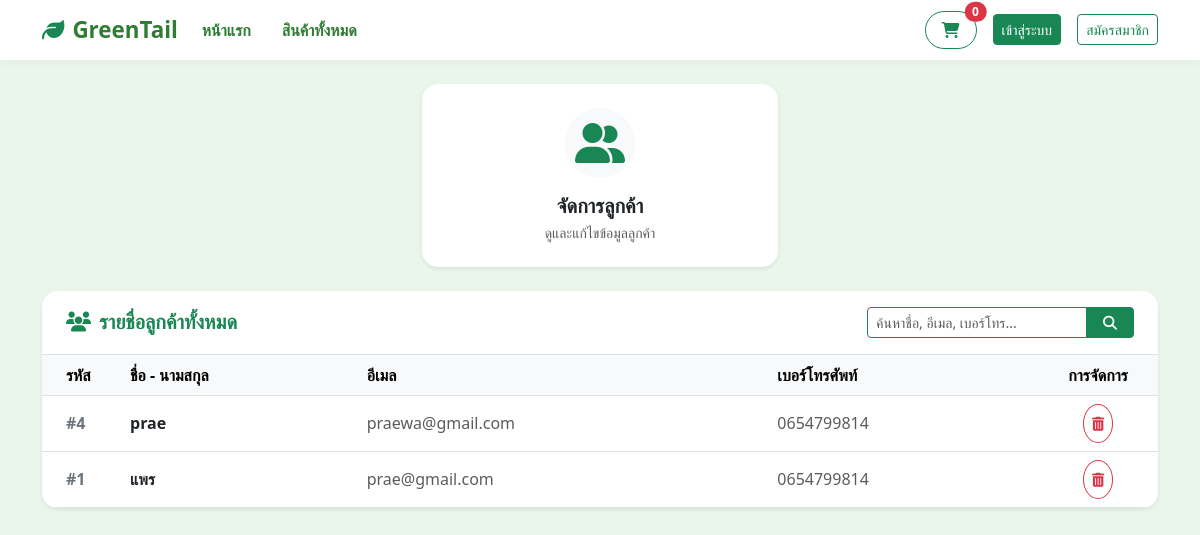
The page /customers.php on the database its author committed.
### tables this page shows
CREATE TABLE `users` (
  `user_id` int(11) NOT NULL,
  `username` varchar(50) NOT NULL,
  `email` varchar(100) NOT NULL,
  `password` varchar(255) NOT NULL,
  `phone` varchar(20) DEFAULT NULL,
  `address` text DEFAULT NULL,
  `role` enum('user','admin') DEFAULT 'user',
  `created_at` timestamp NOT NULL DEFAULT current_timestamp()
);

### customers.php (the view, shortened to what this page needs)
<?php
require 'db.php';
require 'header.php';
$search = trim($_GET['search'] ?? '');
$sql = "SELECT * FROM users";
$sql .= " ORDER BY user_id DESC";
$result = $conn->query($sql);
?>
<div class="container py-4">
    <div class="row justify-content-center mb-4">
        <div class="col-12 col-sm-8 col-md-5 col-lg-4">
            <div class="card border-0 shadow-sm rounded-4 text-center p-4 bg-white">
                <div class="mb-3">
                    <div class="d-inline-flex align-items-center justify-content-center rounded-circle bg-light p-3" style="width: 70px; height: 70px;">
                        <i class="fa-solid fa-user-group text-success fs-1"></i>
                    </div>
                </div>
                <h5 class="fw-bold text-dark mb-1">จัดการลูกค้า</h5>
                <p class="text-muted small mb-0">ดูและแก้ไขข้อมูลลูกค้า</p>
            </div>
        </div>
    </div>
    <div class="card border-0 shadow-sm rounded-4 overflow-hidden">
        <div class="card-header bg-white py-3 px-4 d-flex flex-wrap align-items-center justify-content-between border-bottom">
            <h5 class="fw-bold text-success mb-2 mb-md-0">
                <i class="fa-solid fa-users text-success me-2"></i>รายชื่อลูกค้าทั้งหมด
            </h5>
            <form method="get" action="customers.php" class="d-flex align-items-center gap-2 m-0" style="max-width: 300px;">
                <div class="input-group">
                    <input type="text" name="search" class="form-control form-control-sm rounded-pill-start border-success" placeholder="ค้นหาชื่อ, อีเมล, เบอร์โทร..." value="<?= htmlspecialchars($search) ?>">
                    <button type="submit" class="btn btn-sm btn-success rounded-pill-end px-3">
                        <i class="fa-solid fa-magnifying-glass"></i>
                    </button>
                </div>
            </form>
        </div>
        <div class="card-body p-0">
            <div class="table-responsive">
                <table class="table table-hover align-middle mb-0">
                    <thead class="table-light">
                        <tr>
                            <th class="ps-4" style="width: 80px;">รหัส</th>
                            <th>ชื่อ - นามสกุล</th>
                            <th>อีเมล</th>
                            <th>เบอร์โทรศัพท์</th>
                            <th class="text-center" style="width: 120px;">การจัดการ</th>
                        </tr>
                    </thead>
                    <tbody>
                        <?php if ($result && $result->num_rows > 0): ?>
                            <?php while ($user = $result->fetch_assoc()): ?>
                                <tr>
                                    <td class="ps-4 fw-bold text-secondary">#<?= $user['user_id'] ?></td>
                                    <td>
                                        <div class="fw-bold text-dark"><?= htmlspecialchars($user['fullname'] ?? $user['username'] ?? 'ไม่ระบุ') ?></div>
                                    </td>
                                    <td class="text-muted"><?= htmlspecialchars($user['email'] ?? '-') ?></td>
                                    <td class="text-muted"><?= htmlspecialchars($user['phone'] ?? '-') ?></td>
                                    <td class="text-center">
                                        <a href="customers.php?delete_id=<?= $user['user_id'] ?>"
                                           class="btn btn-outline-danger btn-sm rounded-circle p-2"
                                           onclick="return confirm('คุณต้องการลบข้อมูลลูกค้ารายนี้หรือไม่?');"
                                           title="ลบข้อมูล">
                                            <i class="fa-solid fa-trash-can"></i>
                                        </a>
                                    </td>
                                </tr>
                            <?php endwhile; ?>
                        <?php else: ?>
                            <tr>
                                <td colspan="5" class="text-center text-muted py-4">ไม่พบข้อมูลลูกค้า</td>
                            </tr>
                        <?php endif; ?>
                    </tbody>
                </table>
            </div>
        </div>
    </div>
</div>
</body>
</html>

### header.php (style rules this page uses)
body { background-color: #eaf5eb; font-family: 'Segoe UI', Tahoma, sans-serif; color: #333; }

### rows shown on the page
users: user_id "4", username "prae", email "praewa@gmail.com", phone "0654799814"
users: user_id "1", username "แพร", email "prae@gmail.com", phone "0654799814"

### other values the page prints
$cart_count "0"
